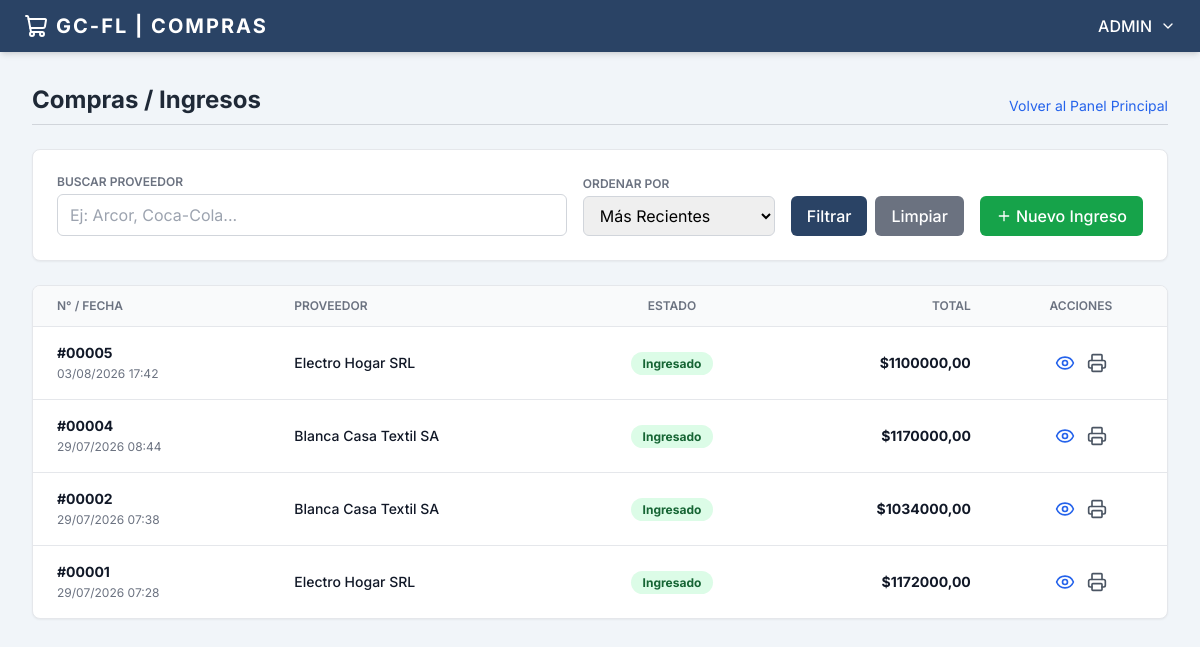
The page /compras/ (signed in) on the database as committed earlier.
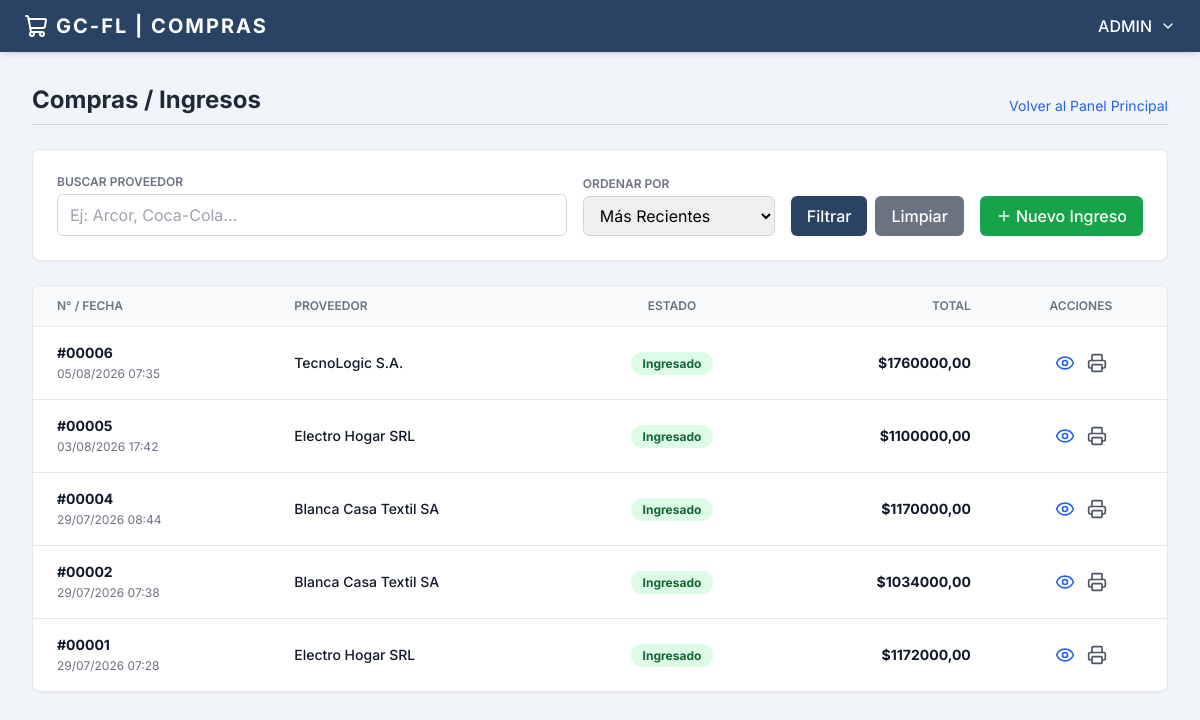
The same page on the database as committed later.
### compras/models.py (models this page shows, shortened)
class Compra(models.Model):
    ESTADO_CHOICES = [
        ('PENDIENTE', 'Borrador (Sin ingresar)'),
        ('COMPLETADA', 'Completada (Stock Sumado)'),
    ]
    proveedor = models.ForeignKey(Proveedor, on_delete=models.PROTECT, related_name='compras')
    sucursal = models.ForeignKey(Sucursal, on_delete=models.PROTECT)
    usuario = models.ForeignKey(User, on_delete=models.SET_NULL, null=True, blank=True)
    fecha_compra = models.DateTimeField(auto_now_add=True)
    estado = models.CharField(max_length=20, choices=ESTADO_CHOICES, default='PENDIENTE')
    total = models.DecimalField(max_digits=12, decimal_places=2, default=0.00)
    observaciones = models.TextField(blank=True, null=True)
    class Meta:
        db_table = 'compras'
        verbose_name = 'Compra'
        verbose_name_plural = 'Compras'
        ordering = ['-fecha_compra']

### proveedores/models.py (models this page shows, shortened)
class Proveedor(models.Model):
    TIPO_DOCUMENTO_CHOICES = [
        ('CUIT', 'CUIT'),
        ('CUIL', 'CUIL'),
        ('DNI', 'DNI'),
    ]
    nombre = models.CharField(max_length=100)
    apellido = models.CharField(max_length=100, blank=True, null=True)
    tipo_documento = models.CharField(max_length=20, choices=TIPO_DOCUMENTO_CHOICES, default='CUIT')
    numero_documento = models.CharField(max_length=50, unique=True)
    provincia = models.CharField(max_length=100)
    localidad = models.CharField(max_length=100)
    direccion = models.CharField(max_length=200)
    barrio = models.CharField(max_length=100, blank=True, null=True)
    codigo_postal = models.CharField(max_length=20)
    telefono = models.CharField(max_length=50, blank=True, null=True)
    email = models.EmailField(blank=True, null=True)
    rubro = models.CharField(max_length=100, blank=True, null=True, help_text="Ej: Informática, Limpieza, Mercadería")
    cbu_alias = models.CharField(max_length=100, blank=True, null=True)
    fecha_registro = models.DateTimeField(auto_now_add=True)
    class Meta:
        db_table = 'proveedores'
        verbose_name = 'Proveedor'
        verbose_name_plural = 'Proveedores'
        ordering = ['nombre', 'apellido']

### compras/views.py (the view)
# urls.py: path('', views.compras_list, name='compras_list'),
@login_required
def compras_list(request):
    max_permission = UserRole.objects.filter(user_id=request.user).aggregate(max_permission=models.Max('role__compras'))['max_permission'] or 0
    if max_permission == 0: return redirect('dashboard')
    compras = Compra.objects.all()
    proveedor_q = request.GET.get('proveedor')
    orden = request.GET.get('orden', '-fecha_compra')
    if proveedor_q:
        compras = compras.filter(proveedor__nombre__icontains=proveedor_q)
    if orden == 'antiguas':
        compras = compras.order_by('fecha_compra')
    else:
        compras = compras.order_by('-fecha_compra')
    paginator = Paginator(compras, 10)
    page_obj = paginator.get_page(request.GET.get('page'))
    return render(request, 'compras/compras_list.html', {
        'page_obj': page_obj, 'max_permission': max_permission
    })

### compras/templates/compras/compras_list.html (shortened to what the changed rows need)
{% extends 'core/base.html' %}
{% block content %}
    <div class="mb-6 border-b border-gray-300 pb-2 flex justify-between items-end">
        <h1 class="text-2xl font-bold text-gray-800">Compras / Ingresos</h1>
    </div>
    <div class="bg-white rounded-lg shadow-sm border border-gray-200 overflow-hidden">
        <table class="w-full text-left border-collapse">
            <thead>
                <tr class="bg-gray-50 border-b border-gray-200">
                    <th class="py-3 px-6 text-xs font-semibold text-gray-500 uppercase">N° / Fecha</th>
                    <th class="py-3 px-6 text-xs font-semibold text-gray-500 uppercase">Proveedor</th>
                    <th class="py-3 px-6 text-xs font-semibold text-gray-500 uppercase text-center">Estado</th>
                    <th class="py-3 px-6 text-xs font-semibold text-gray-500 uppercase text-right">Total</th>
                    <th class="py-3 px-6 text-xs font-semibold text-gray-500 uppercase text-center">Acciones</th>
                </tr>
            </thead>
            <tbody class="text-sm text-gray-700 divide-y divide-gray-200">
                {% for compra in page_obj %}
                <tr class="hover:bg-gray-50 transition-colors">
                    <td class="py-4 px-6">
                        <span class="block font-bold text-gray-900">#{{ compra.id|stringformat:"05d" }}</span>
                        <span class="text-xs text-gray-500">{{ compra.fecha_compra|date:"d/m/Y H:i" }}</span>
                    </td>
                    <td class="py-4 px-6 font-medium text-gray-900">{{ compra.proveedor.nombre }}</td>
                    <td class="py-4 px-6 text-center">
                        {% if compra.estado == 'PENDIENTE' %}
                            <span class="bg-yellow-100 text-yellow-800 text-xs font-bold px-3 py-1 rounded-full">Borrador</span>
                        {% else %}
                            <span class="bg-green-100 text-green-800 text-xs font-bold px-3 py-1 rounded-full">Ingresado</span>
                        {% endif %}
                    </td>
                    <td class="py-4 px-6 text-right font-bold text-gray-900">${{ compra.total }}</td>
                    <td class="py-4 px-6 text-center">
                        <div class="flex justify-center space-x-3">
                            <a href="{% url 'compras:compra_detalle' compra.pk %}" class="text-blue-600 hover:text-blue-800" title="Ver / Editar">
                                <i data-lucide="eye" class="w-5 h-5"></i>
                            </a>
                            <a href="{% url 'compras:compra_comprobante' compra.pk %}" target="_blank" class="text-gray-600 hover:text-gray-800" title="Remito">
                                <i data-lucide="printer" class="w-5 h-5"></i>
                            </a>
                        </div>
                    </td>
                </tr>
                {% empty %}
                <tr><td colspan="5" class="py-8 text-center text-gray-500">No hay compras registradas.</td></tr>
                {% endfor %}
            </tbody>
        </table>
    </div>
{% endblock content %}

Rows that differ between the two databases and show on the page:
added Compra: id "00006", fecha_compra "05/08/2026 07:35", proveedor.nombre "TecnoLogic S.A.", estado "Ingresado", total "1760000,00"
